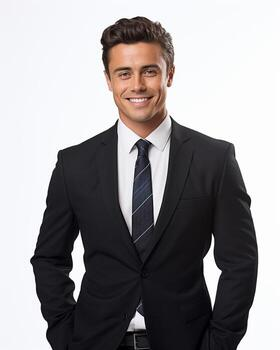
#> input picture FaceEyeDetection/person.jpg, 280 x 350 px, found by its file name
$ python face_eye_detection.py
#> lines starting #> are read from the running program, lines starting #| are printed output that depends on the picture; after the words box and inside, x2 and y2 are one past the last pixel; in counts of white or black regions, pixels touching at a corner belong together
import cv2
face_cascade = cv2.CascadeClassifier(
    cv2.data.haarcascades + "haarcascade_frontalface_default.xml"
)
eye_cascade = cv2.CascadeClassifier(
    cv2.data.haarcascades + "haarcascade_eye.xml"
)
image = cv2.imread(r"C:\Users\utkar\Desktop\FaceEyeDetection\person.jpg")
#> image is the input picture: shape (350, 280, 3); mean B, G, R 150.9, 149.1, 151.9
if image is None:
    print("Error: Image not found!")
    exit()
gray = cv2.cvtColor(image, cv2.COLOR_BGR2GRAY)
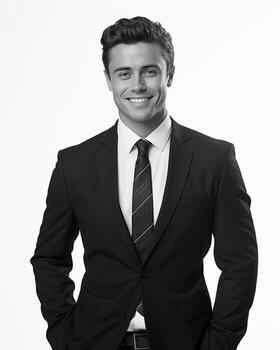
#> gray: shape (350, 280); min 0, max 255, mean 150.2
faces = face_cascade.detectMultiScale(
    gray,
    scaleFactor=1.1,
    minNeighbors=5,
    minSize=(50, 50)
)
#> faces = [[100, 43, 74, 74]]
print("Faces Detected:", len(faces))
#| Faces Detected: 1
for (x, y, w, h) in faces:
    cv2.rectangle(image, (x, y), (x + w, y + h), (255, 0, 0), 2)
    cv2.putText(
        image,
        "Face",
        (x, y - 10),
        cv2.FONT_HERSHEY_SIMPLEX,
        0.7,
        (255, 0, 0),
        2
    )
    roi_gray = gray[y:y + h, x:x + w]
    roi_color = image[y:y + h, x:x + w]
    eyes = eye_cascade.detectMultiScale(
        roi_gray,
        scaleFactor=1.1,
        minNeighbors=8,
        minSize=(20, 20)
    )
    print("Eyes Detected:", len(eyes))
    for (ex, ey, ew, eh) in eyes:
        cv2.rectangle(
            roi_color,
            (ex, ey),
            (ex + ew, ey + eh),
            (0, 255, 0),
            2
        )
#> this loop made 1 pass
#> (x, y, w, h, eyes) on pass 1: (100, 43, 74, 74, [[38, 17, 23, 23], [13, 20, 23, 23]])
#| Eyes Detected: 2
#> pass 1, `roi_gray = gray[y:y + h, x:x + w]`:
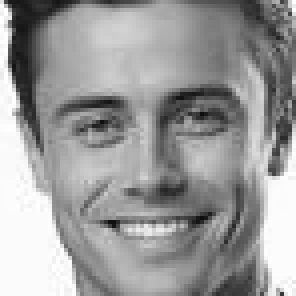
#> roi_gray: shape (74, 74) (shown 4 times larger); min 13, max 255, mean 154.8
#> pass 1, `roi_color = image[y:y + h, x:x + w]`:
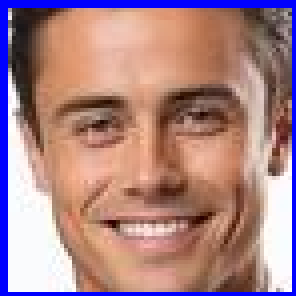
#> roi_color: shape (74, 74, 3) (shown 4 times larger); mean B, G, R 134.4, 131.4, 170
#> after the loop:
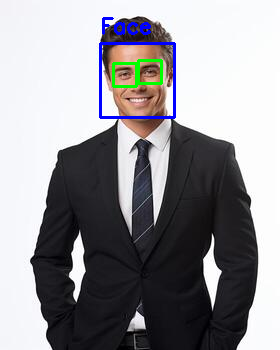
#> image: shape (350, 280, 3); 1.81% of pixels changed, all inside (x1, y1, x2, y2) = (99, 17, 176, 119)
#> after the loop:
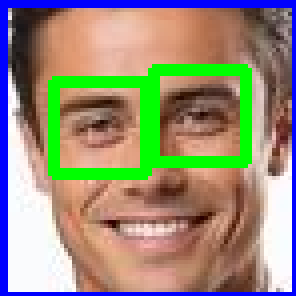
#> roi_color: shape (74, 74, 3) (shown 4 times larger); 9.55% of pixels changed, all inside (x1, y1, x2, y2) = (12, 16, 63, 45)
output_path = r"C:\Users\utkar\Desktop\FaceEyeDetection\output.jpg"
cv2.imwrite(output_path, image)
print("Output image saved at:")
print(output_path)
cv2.imshow("Face and Eye Detection", image)
cv2.waitKey(0)
cv2.destroyAllWindows()
